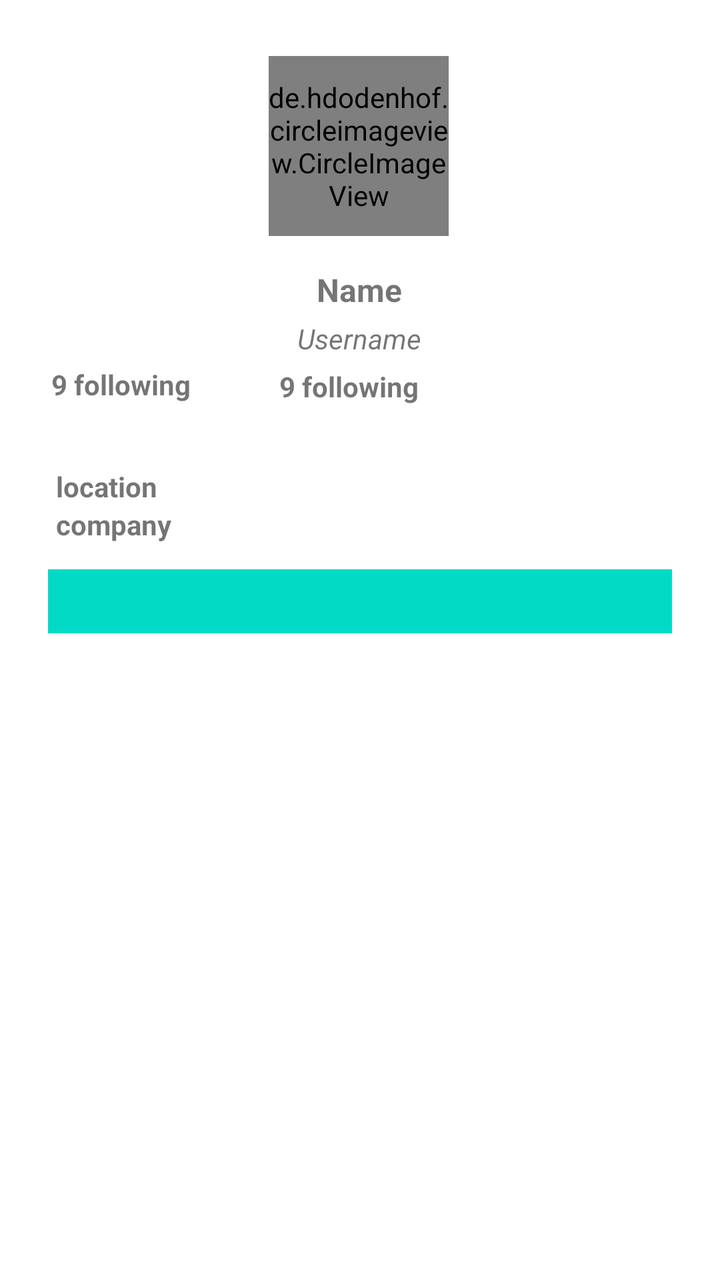
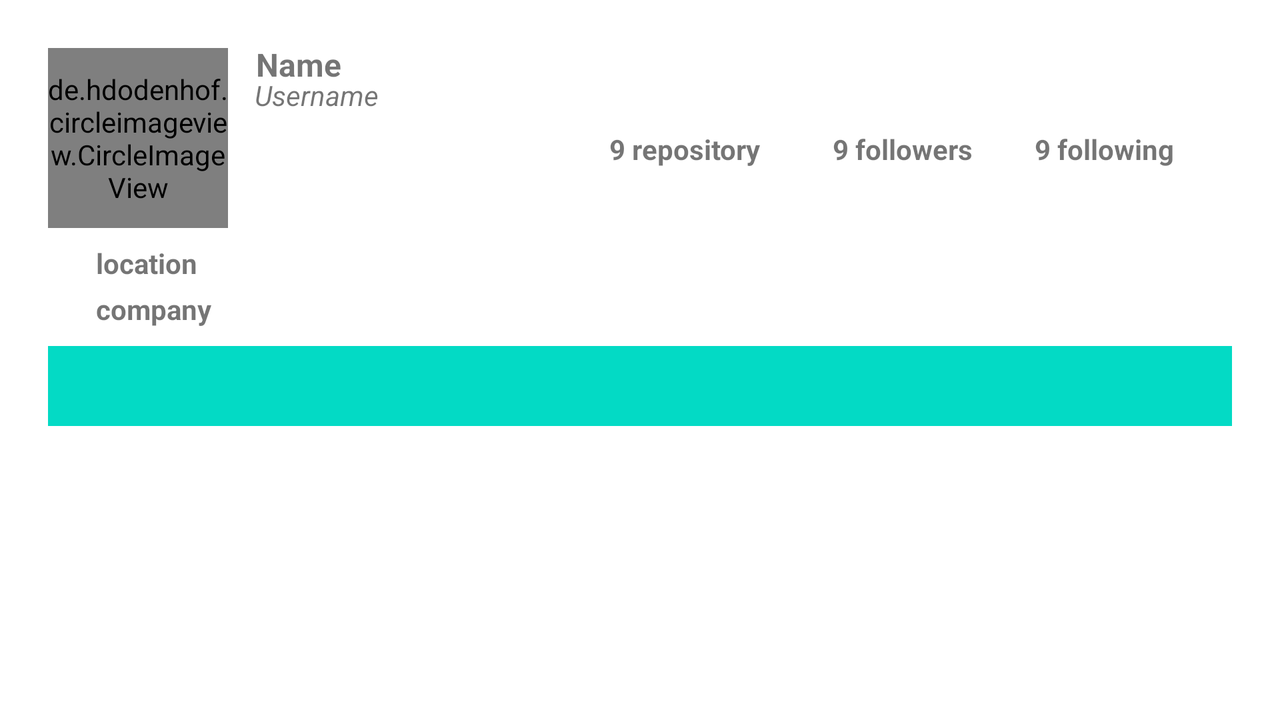

The same Android screen from two of the app's own layout files: first res/layout/ as a phone draws it, then the repository's variant for another configuration, drawn on a device whose configuration selects that folder. Both files follow.
<!-- AndroidManifest.xml: application theme Theme.GithubUserNavigationDanAPI -->
<!-- res/layout/activity_detail.xml -->
<?xml version="1.0" encoding="utf-8"?>
<androidx.constraintlayout.widget.ConstraintLayout xmlns:android="http://schemas.android.com/apk/res/android"
    xmlns:app="http://schemas.android.com/apk/res-auto"
    xmlns:tools="http://schemas.android.com/tools"
    android:layout_width="match_parent"
    android:layout_height="match_parent"
    android:padding="24dp"
    tools:context=".DetailActivity"
    android:paddingBottom="20dp">


    <ProgressBar
        android:id="@+id/progressBar"
        android:layout_width="wrap_content"
        android:layout_height="wrap_content"
        android:visibility="visible"
        app:layout_constraintBottom_toBottomOf="parent"
        app:layout_constraintEnd_toEndOf="parent"
        app:layout_constraintHorizontal_bias="0.482"
        app:layout_constraintStart_toStartOf="parent"
        app:layout_constraintTop_toTopOf="parent"
        app:layout_constraintVertical_bias="0.228" />

    <de.hdodenhof.circleimageview.CircleImageView
        android:id="@+id/img_item_photo"
        android:layout_width="90dp"
        android:layout_height="90dp"
        android:layout_marginStart="105dp"
        android:layout_marginTop="4dp"
        android:layout_marginEnd="106dp"
        app:layout_constraintEnd_toEndOf="parent"
        app:layout_constraintHorizontal_bias="0.488"
        app:layout_constraintStart_toStartOf="parent"
        app:layout_constraintTop_toTopOf="parent"
        tools:ignore="ImageContrastCheck"
        tools:src="@tools:sample/avatars" />

    <TextView
        android:id="@+id/tv_item_name"
        android:layout_width="wrap_content"
        android:layout_height="wrap_content"
        android:layout_marginTop="16dp"
        android:textSize="16sp"
        android:textStyle="bold"
        app:layout_constraintEnd_toEndOf="parent"
        app:layout_constraintHorizontal_bias="0.499"
        app:layout_constraintStart_toStartOf="parent"
        app:layout_constraintTop_toBottomOf="@+id/img_item_photo"
        tools:text="Name" />

    <TextView
        android:id="@+id/tv_item_username"
        android:layout_width="wrap_content"
        android:layout_height="wrap_content"
        android:layout_marginTop="4dp"
        android:textStyle="italic"
        app:layout_constraintEnd_toEndOf="parent"
        app:layout_constraintHorizontal_bias="0.499"
        app:layout_constraintStart_toStartOf="parent"
        app:layout_constraintTop_toBottomOf="@+id/tv_item_name"
        tools:text="Username" />

    <TextView
        android:id="@+id/tv_item_repository"
        android:layout_width="80dp"
        android:layout_height="42dp"
        android:layout_marginTop="4dp"
        android:layout_toStartOf="@id/tv_item_followers"
        android:ellipsize="end"
        android:maxLines="3"
        android:textStyle="bold"
        app:layout_constraintEnd_toStartOf="@+id/tv_item_followers"
        app:layout_constraintHorizontal_bias="0.048"
        app:layout_constraintStart_toStartOf="parent"
        app:layout_constraintTop_toBottomOf="@+id/tv_item_username"
        tools:text="9 following" />

    <TextView
        android:id="@+id/tv_item_followers"
        android:layout_width="80dp"
        android:layout_height="42dp"
        android:layout_marginTop="5dp"
        android:layout_toEndOf="@id/tv_item_following"
        android:ellipsize="end"
        android:maxLines="3"
        android:textStyle="bold"
        app:layout_constraintEnd_toEndOf="parent"
        app:layout_constraintHorizontal_bias="0.498"
        app:layout_constraintStart_toStartOf="parent"
        app:layout_constraintTop_toBottomOf="@+id/tv_item_username"
        tools:ignore="MissingConstraints,SpeakableTextPresentCheck"
        tools:text="9 following" />

    <TextView
        android:id="@+id/tv_item_following"
        android:layout_width="80dp"
        android:layout_height="42dp"
        android:layout_centerHorizontal="true"
        android:layout_marginTop="4dp"
        android:ellipsize="end"
        android:maxLines="3"
        android:textStyle="bold"
        app:layout_constraintEnd_toEndOf="parent"
        app:layout_constraintHorizontal_bias="0.951"
        app:layout_constraintStart_toEndOf="@+id/tv_item_followers"
        app:layout_constraintTop_toBottomOf="@+id/tv_item_username"/>

    <TextView
        android:id="@+id/tv_item_location"
        android:layout_width="wrap_content"
        android:layout_height="wrap_content"
        android:layout_below="@id/tv_item_followers"
        android:layout_centerHorizontal="true"
        android:layout_marginStart="4dp"
        android:layout_marginTop="8dp"
        android:ellipsize="end"
        android:maxLines="3"
        android:textStyle="bold"
        app:layout_constraintStart_toStartOf="parent"
        app:layout_constraintTop_toBottomOf="@+id/tv_item_followers"
        tools:ignore="MissingConstraints"
        tools:text="location" />

    <TextView
        android:id="@+id/tv_item_company"
        android:layout_width="wrap_content"
        android:layout_height="wrap_content"
        android:layout_below="@id/tv_item_location"
        android:layout_centerHorizontal="true"
        android:layout_marginStart="4dp"
        android:ellipsize="end"
        android:maxLines="3"
        android:textStyle="bold"
        app:layout_constraintStart_toStartOf="parent"
        app:layout_constraintTop_toBottomOf="@+id/tv_item_location"
        tools:ignore="MissingConstraints"
        tools:text="company" />

    <com.google.android.material.tabs.TabLayout
        android:id="@+id/tabs"
        android:layout_width="match_parent"
        android:layout_height="32dp"
        android:layout_marginTop="32dp"
        android:background="?attr/colorSecondary"
        app:layout_constraintEnd_toEndOf="parent"
        app:layout_constraintStart_toStartOf="parent"
        app:layout_constraintTop_toBottomOf="@+id/tv_item_location"
        app:tabTextColor="@android:color/white"
        tools:ignore="SpeakableTextPresentCheck" />

    <androidx.viewpager2.widget.ViewPager2
        android:id="@+id/viewPager"
        android:layout_width="0dp"
        android:layout_height="0dp"
        app:layout_constraintBottom_toBottomOf="parent"
        app:layout_constraintEnd_toEndOf="parent"
        app:layout_constraintStart_toStartOf="parent"
        app:layout_constraintTop_toBottomOf="@+id/tabs" />


</androidx.constraintlayout.widget.ConstraintLayout>
<!-- resources referenced by this layout -->
<resources>
  <style name="Theme.GithubUserNavigationDanAPI" parent="Theme.MaterialComponents.DayNight.DarkActionBar">
          
          <item name="colorPrimary">@color/purple_500</item>
          <item name="colorPrimaryVariant">@color/purple_700</item>
          <item name="colorOnPrimary">@color/white</item>
          
          <item name="colorSecondary">@color/teal_200</item>
          <item name="colorSecondaryVariant">@color/teal_700</item>
          <item name="colorOnSecondary">@color/black</item>
          
          <item name="android:statusBarColor" tools:targetApi="l">?attr/colorPrimaryVariant</item>
          
  
  
      </style>
  <color name="purple_500">#FF6200EE</color>
  <color name="purple_700">#FF3700B3</color>
  <color name="white">#FFFFFFFF</color>
  <color name="teal_200">#FF03DAC5</color>
  <color name="teal_700">#FF018786</color>
  <color name="black">#FF000000</color>
</resources>
<!-- res/layout-land/activity_detail.xml (the repository's variant of the layout above) -->
<!-- drawn on the phone turned sideways -->
<?xml version="1.0" encoding="utf-8"?>
<androidx.constraintlayout.widget.ConstraintLayout xmlns:android="http://schemas.android.com/apk/res/android"
    xmlns:app="http://schemas.android.com/apk/res-auto"
    xmlns:tools="http://schemas.android.com/tools"
    android:layout_width="match_parent"
    android:layout_height="match_parent"
    android:padding="24dp"
    tools:context=".DetailActivity"
    android:paddingBottom="20dp">

    <ProgressBar
        android:id="@+id/progressBar"
        style="@android:style/Widget.Holo.Light.ProgressBar"
        android:layout_width="wrap_content"
        android:layout_height="wrap_content"
        android:visibility="gone"
        app:layout_constraintBottom_toBottomOf="parent"
        app:layout_constraintEnd_toEndOf="parent"
        app:layout_constraintHorizontal_bias="0.482"
        app:layout_constraintStart_toStartOf="parent"
        app:layout_constraintTop_toTopOf="parent"
        app:layout_constraintVertical_bias="0.228" />


    <de.hdodenhof.circleimageview.CircleImageView
        android:id="@+id/img_item_photo"
        android:layout_width="90dp"
        android:layout_height="90dp"
        android:layout_marginEnd="106dp"
        app:layout_constraintBottom_toTopOf="@+id/tv_item_company"
        app:layout_constraintEnd_toEndOf="parent"
        app:layout_constraintHorizontal_bias="0.0"
        app:layout_constraintStart_toStartOf="parent"
        app:layout_constraintTop_toTopOf="parent"
        app:layout_constraintVertical_bias="0.0"
        tools:ignore="ImageContrastCheck"
        tools:src="@tools:sample/avatars" />

    <TextView
        android:id="@+id/tv_item_name"
        android:layout_width="wrap_content"
        android:layout_height="wrap_content"
        android:layout_marginStart="16dp"
        android:textSize="16sp"
        android:textStyle="bold"
        app:layout_constraintBottom_toTopOf="@+id/tv_item_username"
        app:layout_constraintEnd_toEndOf="parent"
        app:layout_constraintHorizontal_bias="0.165"
        app:layout_constraintStart_toEndOf="@+id/img_item_photo"
        app:layout_constraintStart_toStartOf="parent"
        app:layout_constraintTop_toTopOf="parent"
        app:layout_constraintVertical_bias="0.39"
        tools:text="Name" />

    <TextView
        android:id="@+id/tv_item_username"
        android:layout_width="wrap_content"
        android:layout_height="wrap_content"
        android:layout_marginStart="16dp"
        android:layout_marginBottom="116dp"
        android:textStyle="italic"
        app:layout_constraintBottom_toTopOf="@+id/tabs"
        app:layout_constraintEnd_toEndOf="parent"
        app:layout_constraintHorizontal_bias="0.17"
        app:layout_constraintStart_toEndOf="@+id/img_item_photo"
        app:layout_constraintStart_toStartOf="parent"
        tools:text="Username" />

    <TextView
        android:id="@+id/tv_item_repository"
        android:layout_width="80dp"
        android:layout_height="42dp"
        android:layout_marginTop="8dp"
        android:layout_marginBottom="58dp"
        android:layout_toStartOf="@id/tv_item_followers"
        android:ellipsize="end"
        android:maxLines="3"
        android:textStyle="bold"
        app:layout_constraintBottom_toTopOf="@+id/tabs"
        app:layout_constraintEnd_toStartOf="@+id/tv_item_followers"
        app:layout_constraintHorizontal_bias="0.899"
        app:layout_constraintStart_toStartOf="parent"
        app:layout_constraintTop_toBottomOf="@+id/tv_item_username"
        app:layout_constraintVertical_bias="0.0"
        tools:ignore="MissingConstraints,SpeakableTextPresentCheck"
        tools:text="9 repository" />

    <TextView
        android:id="@+id/tv_item_followers"
        android:layout_width="80dp"
        android:layout_height="42dp"
        android:layout_marginTop="8dp"
        android:layout_marginBottom="58dp"
        android:layout_toEndOf="@id/tv_item_following"
        android:ellipsize="end"
        android:maxLines="3"
        android:textStyle="bold"
        app:layout_constraintBottom_toTopOf="@+id/tabs"
        app:layout_constraintEnd_toEndOf="parent"
        app:layout_constraintHorizontal_bias="0.766"
        app:layout_constraintStart_toStartOf="parent"
        app:layout_constraintTop_toBottomOf="@+id/tv_item_username"
        app:layout_constraintVertical_bias="0.0"
        tools:ignore="MissingConstraints,SpeakableTextPresentCheck"
        tools:text="9 followers" />

    <TextView
        android:id="@+id/tv_item_following"
        android:layout_width="80dp"
        android:layout_height="42dp"
        android:layout_centerHorizontal="true"
        android:layout_marginTop="8dp"
        android:layout_marginBottom="58dp"
        android:ellipsize="end"
        android:maxLines="3"
        android:textStyle="bold"
        app:layout_constraintBottom_toTopOf="@+id/tabs"
        app:layout_constraintEnd_toEndOf="parent"
        app:layout_constraintHorizontal_bias="0.529"
        app:layout_constraintStart_toEndOf="@+id/tv_item_followers"
        app:layout_constraintTop_toBottomOf="@+id/tv_item_username"
        app:layout_constraintVertical_bias="0.0"
        tools:ignore="MissingConstraints,SpeakableTextPresentCheck"
        tools:text="9 following" />

    <TextView
        android:id="@+id/tv_item_location"
        android:layout_width="wrap_content"
        android:layout_height="wrap_content"
        android:layout_below="@id/tv_item_followers"
        android:layout_centerHorizontal="true"
        android:layout_marginStart="24dp"
        android:layout_marginTop="8dp"
        android:ellipsize="end"
        android:maxLines="3"
        android:textStyle="bold"
        app:layout_constraintStart_toStartOf="parent"
        app:layout_constraintTop_toBottomOf="@+id/img_item_photo"
        tools:ignore="MissingConstraints"
        tools:text="location" />

    <TextView
        android:id="@+id/tv_item_company"
        android:layout_width="wrap_content"
        android:layout_height="wrap_content"
        android:layout_below="@id/tv_item_location"
        android:layout_centerHorizontal="true"
        android:layout_marginStart="24dp"
        android:layout_marginTop="4dp"
        android:ellipsize="end"
        android:maxLines="3"
        android:textStyle="bold"
        app:layout_constraintStart_toStartOf="parent"
        app:layout_constraintTop_toBottomOf="@+id/tv_item_location"
        tools:ignore="MissingConstraints"
        tools:text="company" />

    <com.google.android.material.tabs.TabLayout
        android:id="@+id/tabs"
        android:layout_width="match_parent"
        android:layout_height="40dp"
        android:padding="12dp"
        android:layout_marginTop="32dp"
        android:background="?attr/colorSecondary"
        app:layout_constraintEnd_toEndOf="parent"
        app:layout_constraintStart_toStartOf="parent"
        app:layout_constraintTop_toBottomOf="@+id/tv_item_location"
        app:tabTextColor="@android:color/white"
        tools:ignore="SpeakableTextPresentCheck" />

    <androidx.viewpager2.widget.ViewPager2
        android:id="@+id/viewPager"
        android:layout_width="0dp"
        android:layout_height="0dp"
        app:layout_constraintBottom_toBottomOf="parent"
        app:layout_constraintEnd_toEndOf="parent"
        app:layout_constraintHorizontal_bias="0.333"
        app:layout_constraintStart_toStartOf="parent"
        app:layout_constraintTop_toBottomOf="@+id/tabs"
        app:layout_constraintVertical_bias="0.0" />


</androidx.constraintlayout.widget.ConstraintLayout>
